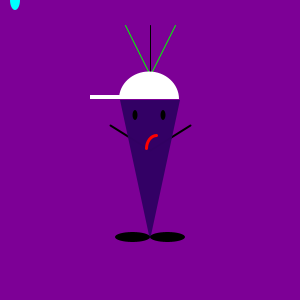
Frame 1 (no input)
Frame 60 (the mouse pressed at the canvas centre just before this capture): identical to frame 1, image omitted
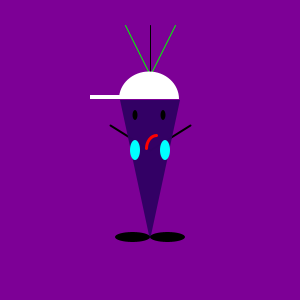
Frame 120 (the mouse held since frame 60 and released just before this capture)

The Processing sketch that drew these frames (run headless with seeded random() and noise(); from frame 60 on, the mouse is pressed at the canvas centre):

// Processing sketch: processing_41105
// ── processing_41105.pde

// Exercise: 3-2

void setup() { 
// Skrev fel först. Skrev "void Setup" istället för "void setup". 
//Det gick att exportera sketchen men endast en liten del av kepsen syntes.

  size(300, 300);
}


void draw() {
  
  background(125,0,150); // R, G, B bg-color
  smooth();

  rectMode(CENTER);
  ellipseMode(CENTER);


  // HAIR - - 
  // sroke in the middle
  strokeWeight(1);
  stroke(0);
  line(150, 25, 150, 75);


  // stroke 25 degrees to left
  stroke(0, 255, 0, 255);
  line(125, 25, 150, 75);


  // stroke 25 degrees to right
  stroke(0, 255, 0, 255);
  line(175, 25, 150, 75);
  // HAIR STOP - -


  // ARMS START
  strokeWeight(2);
  stroke(0);
  line (150, 150, 190, 125);
  line (150, 150, 110, 125); 
  // ARMS STOP



  // BODY START - -
  noStroke();
  fill(50, 0, 100, 250);

  // triangle
  quad (120, 100, 180, 100, 150, 240, 150, 240); // tog fel på quad & arc först
  // BODY STOP - -

  // HAT START - - 
  // halvformad circle
  fill(255);
  arc (149, 99, 60, 55, -PI, 0);
  rectMode(CORNER);
  rect(90, 95, 55, 4);
  // HAT STOP - -

  // EYES - -

  // overall eyes
  fill(0, 255, 255, 255);
  noStroke();
  ellipse (mouseX-15, mouseY, 10, 20); // To put the mouse cursor in between the two eyes. (Window size = 300 pix width / 2 = 150 pix. ellipseMode(CENTER). The center of the eye-ellipse = 135, 135 - 150 = -15)
  ellipse (mouseX+15, mouseY, 10, 20); // TO put the mouse cursor in between the two eyes. (Window size = 300 pix width / 2 = 150 pix. ellipseMode(CENTER). The center of the eye-ellipse = 135, 150 - 135 = +15)
  // ellipse (135, 110, 10, 20); // Functions from a previous version.
  // ellipse (163, 110, 10, 20); // Functions from a previous version.

  // pupiller
  fill(0);
  ellipse (135, 115, 5, 10);
  ellipse (163, 115, 5, 10);
  // EYES STOP - -


  // MOUTH START - -
  strokeWeight(3);
  stroke(255, 0, 0, 255);
  noFill();
  arc (156, 148, 20, 25, -PI, -PI / 2);
  // MOUTH STOP - - 

  // FEETS START - -
  ellipseMode(CORNER);
  noStroke();
  fill(0);
  ellipse(115, 232, 35, 10);
  ellipse(150, 232, 35, 10);
  // FEETS STOP - -
}
